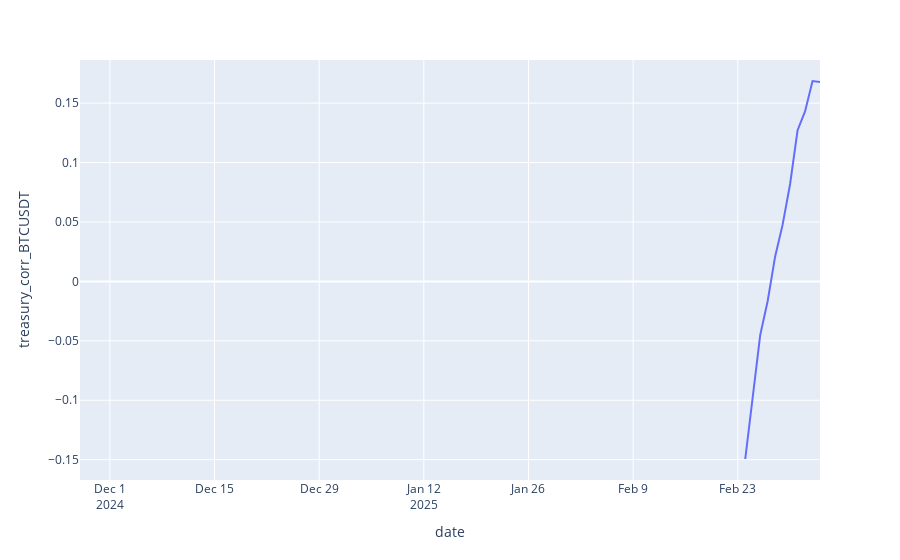

The cell this chart's notebook holds for it:
### Code cell
px.line(treasury_corr, x='date', y='treasury_corr_BTCUSDT')
